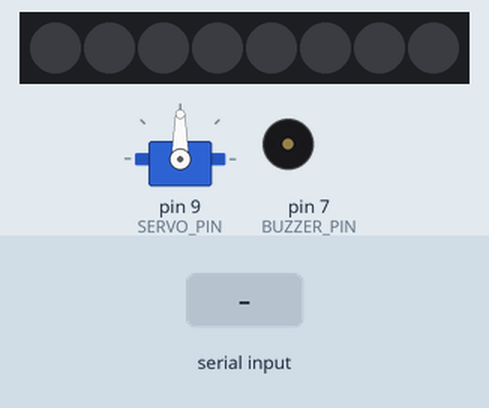
Recording of a sketch running on a simulated Arduino Uno, built with avr-gcc and run on an emulated ATmega328P. On the bench: 8 RGB LEDs in strip order, left to right, servo, buzzer (waves = sounding, pin HIGH). The test bench sets the inputs (shaded band).

Above: at 1.2 s.
1.3 s: "1" received over Serial
At 2.3 s:
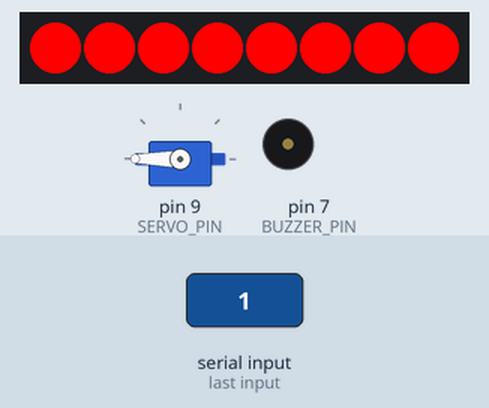
3.0 s: "0" received over Serial
At 3.5 s:
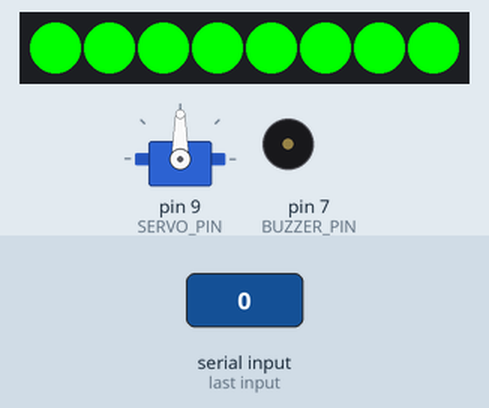
4.5 s: "2" received over Serial
At 5.8 s:
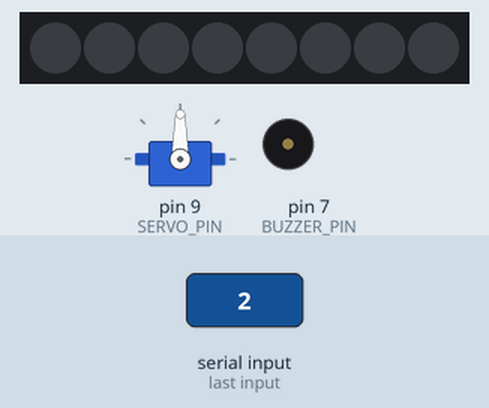
Timing chart, 0 to 7.5 s (numbered marks = the images above; inputs shaded):
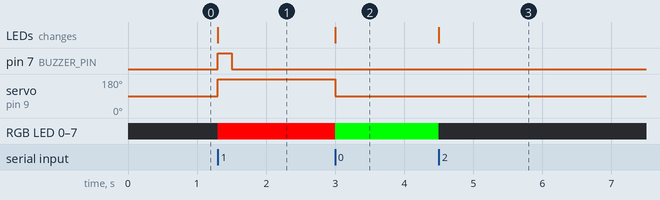

The sketch:

ardunio_code.ino
```cpp
#include <Adafruit_NeoPixel.h>
#include <Servo.h>

#define PIN_LED_STRIP 6       // Define the pin for the NeoPixels LED strip
#define NUM_LEDS 8            // Define the number of LEDs in your strip
#define DELAY_MS 1000         // Delay between color changes (1 second)
#define BUZZER_PIN 7          // Define the pin for the active buzzer
#define SERVO_PIN 9           // Define the pin for the servo
#define GREEN_COLOR 0, 255, 0 // RGB values for green
#define RED_COLOR 255, 0, 0   // RGB values for red

Adafruit_NeoPixel strip = Adafruit_NeoPixel(NUM_LEDS, PIN_LED_STRIP, NEO_GRB + NEO_KHZ800);
Servo servo;

void setup() {
  Serial.begin(9600);
  strip.begin();
  strip.show();  // Initialize all pixels to 'off'

  pinMode(BUZZER_PIN, OUTPUT);
  servo.attach(SERVO_PIN);  // Attach servo to the specified pin
  servo.write(90);          // Start with the servo at 90 degrees
}

void loop() {
  if (Serial.available() > 0) {
    char signal = Serial.read();

    if (signal == '0') {
      // Turn NeoPixels green
      for (int i = 0; i < NUM_LEDS; i++) {
        strip.setPixelColor(i, strip.Color(GREEN_COLOR));
      }
      strip.show();

      // Set servo to 90 degrees and turn off the buzzer
      servo.write(90);
      digitalWrite(BUZZER_PIN, LOW);
    } else if (signal == '1') {
      // Turn NeoPixels red
      for (int i = 0; i < NUM_LEDS; i++) {
        strip.setPixelColor(i, strip.Color(RED_COLOR));
      }
      strip.show();

      // Turn on the buzzer and set servo to 180 degrees
      digitalWrite(BUZZER_PIN, HIGH);
      servo.write(180);
      delay(200); // Buzz for 200ms
      digitalWrite(BUZZER_PIN, LOW);
    } else if (signal == '2') {
      // Turn off NeoPixels, buzzer, and set servo to 90 degrees
      for (int i = 0; i < NUM_LEDS; i++) {
        strip.setPixelColor(i, strip.Color(0, 0, 0)); // Turn off all LEDs
      }
      strip.show();
      digitalWrite(BUZZER_PIN, LOW); // Turn off the buzzer
      servo.write(90); // Set servo to 90 degrees
    }
  }
  // delay(DELAY_MS); // Add a delay to prevent rapid signal changes
}
```

Measured:
- after the input at 1.3 s, pin 7 (BUZZER_PIN): LOW → HIGH at once, → LOW 0.20 s later; servo on pin 9 (SERVO_PIN): 90° → 180° at once; RGB LED 0–7: off → RGB(255, 0, 0) at once; the LEDs: change at once (image 1)
- after the input at 3.0 s, servo on pin 9 (SERVO_PIN): 180° → 90° at once; RGB LED 0–7: RGB(255, 0, 0) → RGB(0, 255, 0) at once; the LEDs: change at once (image 2)
- after the input at 4.5 s, RGB LED 0–7: RGB(0, 255, 0) → off at once; the LEDs: change at once (image 3)
